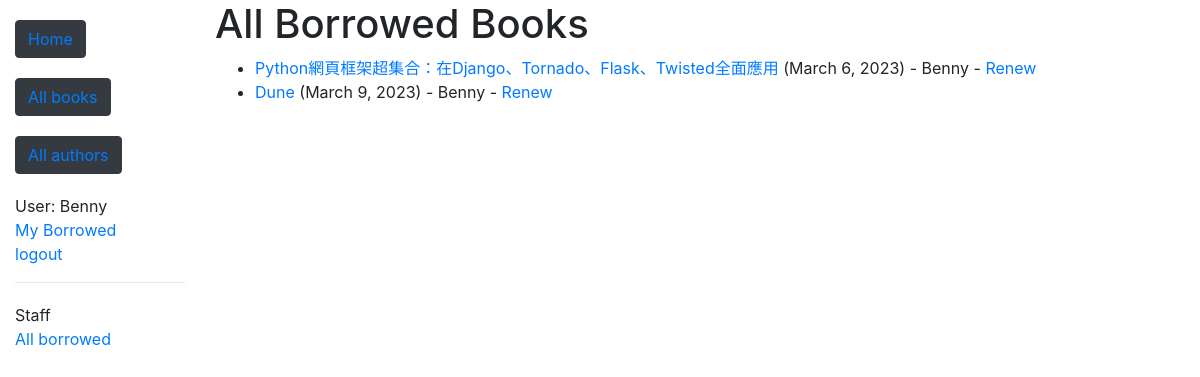
Page /catalog/borrowed/ (signed in) on the committed database.
### catalog/models.py (models this page shows, shortened)
class BookInstance(models.Model):
    id = models.UUIDField(primary_key=True, default=uuid.uuid4, help_text='Unique ID for this particular book across whole library')
    book = models.ForeignKey('Book', on_delete=models.SET_NULL, null=True)
    imprint = models.CharField(max_length=200)
    due_back = models.DateField(null=True, blank=True)
    borrower = models.ForeignKey(User, on_delete=models.SET_NULL, null=True, blank=True)
    LOAN_STATUS = (
        ('m', 'Maintenance'),
        ('o', 'On loan'),
        ('a', 'Available'),
        ('r', 'Reserved'),
    )
    status = models.CharField(
        max_length=1,
        choices=LOAN_STATUS,
        blank=True,
        default='m',
        help_text='Book availability',
    )
    class Meta:
        ordering = ['due_back']
        permissions = (("can_mark_returned", "Set book as returned"),)
    @property
    def is_overdue(self):
        if self.due_back and date.today() > self.due_back:
            return True
        return False

class Book(models.Model):
    title = models.CharField(max_length=200)
    author = models.ForeignKey('Author', on_delete=models.SET_NULL, null=True)
    summary = models.TextField(max_length=1000, help_text='Enter a brief description of the book')
    isbn = models.CharField('ISBN', max_length=13, help_text='13 Character <a href="https://www.isbn-international.org/content/what-isbn">ISBN number</a>')
    genre = models.ManyToManyField(Genre, help_text='Select a genre for this book')
    language = models.ForeignKey('Language', on_delete=models.SET_NULL, null=True)

### catalog/views.py (the view)
# urls.py: path(r'borrowed/', views.LoanedBooksAllListView.as_view(), name='all-borrowed'),  # Added for challenge
class LoanedBooksAllListView(PermissionRequiredMixin, generic.ListView):
    model = BookInstance
    permission_required = 'catalog.can_mark_returned'
    template_name = 'catalog/bookinstance_list_borrowed_all.html'
    paginate_by = 10
    def get_queryset(self):
        return BookInstance.objects.filter(status__exact='o').order_by('due_back')

### catalog/templates/catalog/bookinstance_list_borrowed_all.html
{% extends "base_generic.html" %}
{% block content %}
    <h1>All Borrowed Books</h1>
    {% if bookinstance_list %}
    <ul>
      {% for bookinst in bookinstance_list %}
      <li class="{% if bookinst.is_overdue %}text-danger{% endif %}">
        <a href="{% url 'book-detail' bookinst.book.pk %}">{{bookinst.book.title}}</a> ({{ bookinst.due_back }}) {% if user.is_staff %}- {{ bookinst.borrower }}{% endif %} {% if perms.catalog.can_mark_returned %}- <a href="{% url 'renew-book-librarian' bookinst.id %}">Renew</a>  {% endif %}
      </li>
      {% endfor %}
    </ul>
    {% else %}
      <p>There are no books borrowed.</p>
    {% endif %}
{% endblock %}

### catalog/templates/base_generic.html (shortened to what this page needs)
<!DOCTYPE html>
<html lang="en">
<head>
  <link rel="stylesheet" href="https://stackpath.bootstrapcdn.com/bootstrap/4.1.3/css/bootstrap.min.css">
  {% load static %}
  <link rel="stylesheet" href="{% static 'css/styles.css' %}">
</head>
<body>
  <div class="container-fluid">
    <div class="row">
      <div class="col-sm-2">
      {% block sidebar %}
      <ul class="sidebar-nav">
        <li><button type="button" class="btn btn-dark"><a href="{% url 'index' %}">Home</a></button></li>
      </ul>
          <ul class="sidebar-nav">
        <li><button type="button" class="btn btn-dark"><a href="{% url 'books' %}">All books</a></button></li>
      </ul>
          <div class="sidebar-nav">
        <li><button type="button" class="btn btn-dark"><a href="{% url 'authors'%}">All authors</a></button></li>
          <ul class="sidebar-nav">
          {% if user.is_authenticated %}
            <li>User: {{ user.get_username }}</li>
            <li><a href="{% url 'my-borrowed' %}">My Borrowed</a></li>
            <li><a href="{% url 'logout'%}">logout</a></li>
          {% else %}
            <li><a href="{% url 'login'%}?next={{request.path}}">Login</a></li>
          {% endif %}
      </ul>
       {% if user.is_staff %}
        <hr>
        <ul class="sidebar-nav">
        <li>Staff</li>
        {% if perms.catalog.can_mark_returned %}
        <li><a href="{% url 'all-borrowed' %}">All borrowed</a></li>
        {% endif %}
        </ul>
       {% endif %}
     {% endblock %}
          </div>
      </div>
      <div class="col-sm-10 ">
      {% block content %}{% endblock %}
      </div>
    </div>
  </div>
</body>
</html>

### catalog/static/css/styles.css (style rules this page uses)
.sidebar-nav { margin-top: 20px; padding: 0; list-style: none; }

### rows in the picture
BookInstance: book "Python網頁框架超集合：在Django、Tornado、Flask、Twisted全面應用", due_back "March 6, 2023", borrower "Benny"
BookInstance: book "Dune", due_back "March 9, 2023", borrower "Benny"

### other values in the picture
{{ user.get_username }} "Benny"
